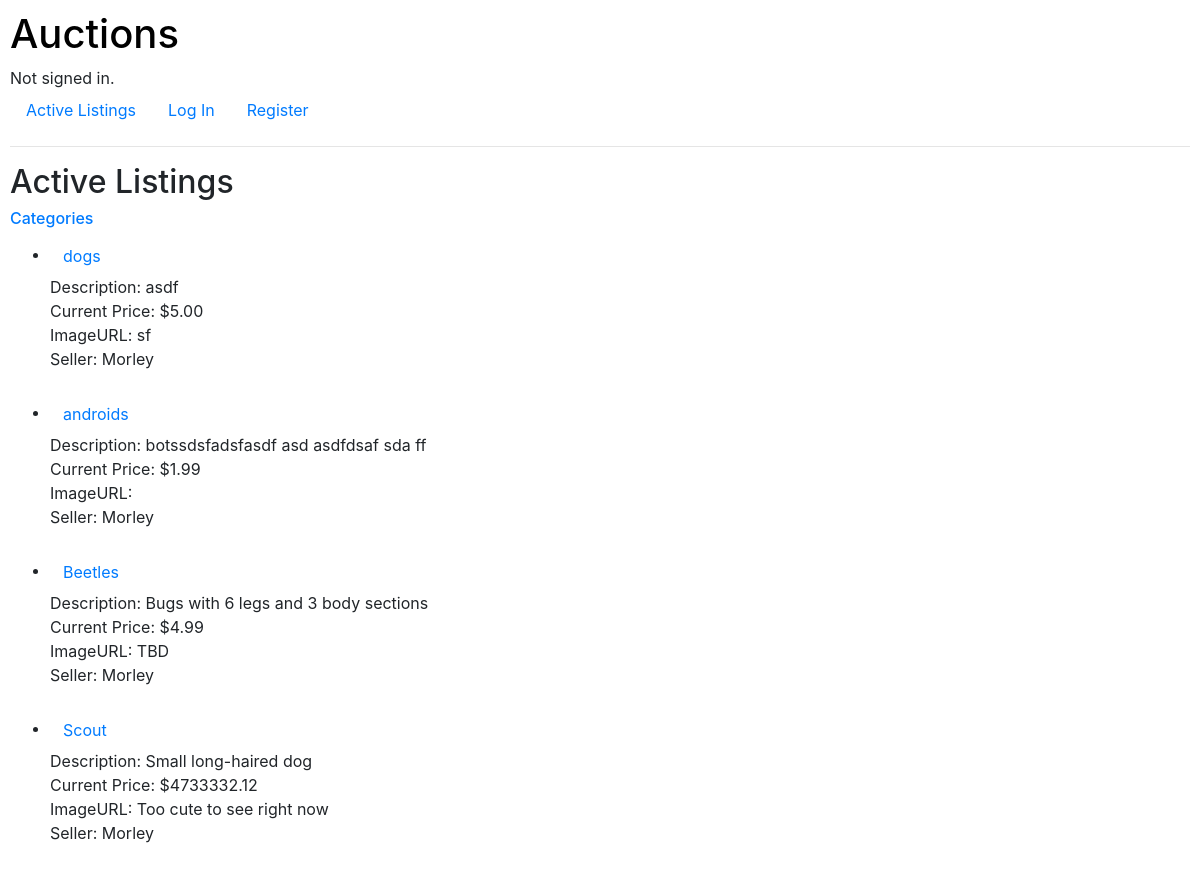
The page / on the database its author committed.
### auctions/models.py (models this page shows, shortened)
class Listing(models.Model):
    title = models.CharField(max_length=64)
    description = models.CharField(max_length=640)
    imageURL = models.CharField(max_length=640)
    price = models.DecimalField(max_digits=10, decimal_places=2)
    isActive = models.BooleanField(default=True)
    seller = models.ForeignKey(User, on_delete=models.CASCADE, blank=True, related_name="seller")
    category = models.ForeignKey(Category, on_delete=models.CASCADE, blank=True, related_name="category")
    watchlist = models.ManyToManyField(User, blank=True, related_name="watchlist_users")

class User(AbstractUser):
    pass

### auctions/views.py (the view)
# urls.py: path("", views.index, name="index"),
def index(request):
        active_listings = Listing.objects.filter(isActive=True)
        return render(request, "auctions/index.html", {
            "listings": active_listings,
        })

### auctions/templates/auctions/index.html
{% extends "auctions/layout.html" %}
{% block body %}
    <h2>Active Listings</h2>
    <h6><a href="{% url 'auctions:categories' %}">Categories</a><br></h6>
        <ul>
            {% for listing in listings %}
            <li>
                <a href="{% url 'auctions:listing' title=listing.title %}" class="btn btn-link">{{ listing.title }}</a><br>
                Description: {{ listing.description }}<br>
                Current Price: ${{ listing.price }}<br>
                ImageURL: {{ listing.imageURL }}<br>
                Seller: {{ listing.seller }}
            </li><br>
            {% endfor %}
        </ul>
{% endblock %}

### auctions/static/auctions/styles.css (style rules this page uses)
body { padding: 10px; }

### rows shown on the page
Listing: title "dogs", description "asdf", price "5.00", imageURL "sf", seller "Morley"
Listing: title "androids", description "botssdsfadsfasdf asd asdfdsaf sda ff", price "1.99", seller "Morley"
Listing: title "Beetles", description "Bugs with 6 legs and 3 body sections", price "4.99", imageURL "TBD", seller "Morley"
Listing: title "Scout", description "Small long-haired dog", price "4733332.12", imageURL "Too cute to see right now", seller "Morley"
